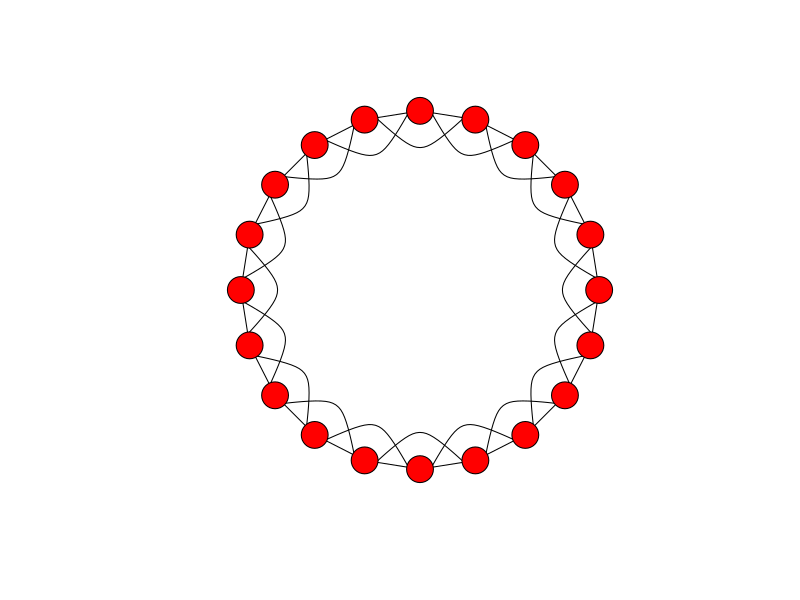
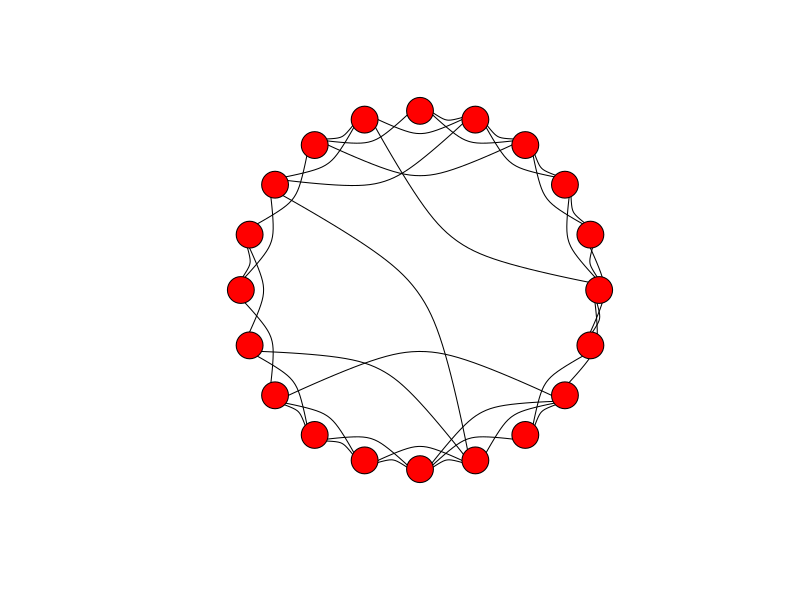
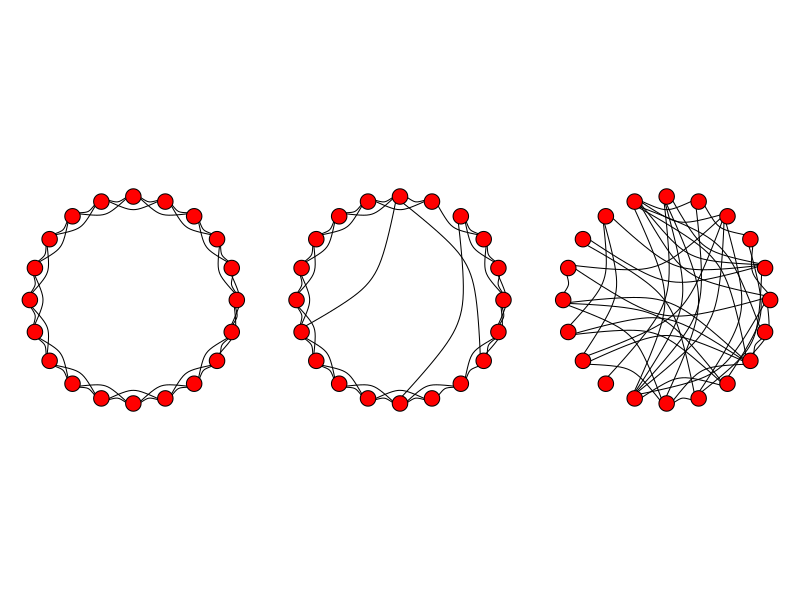
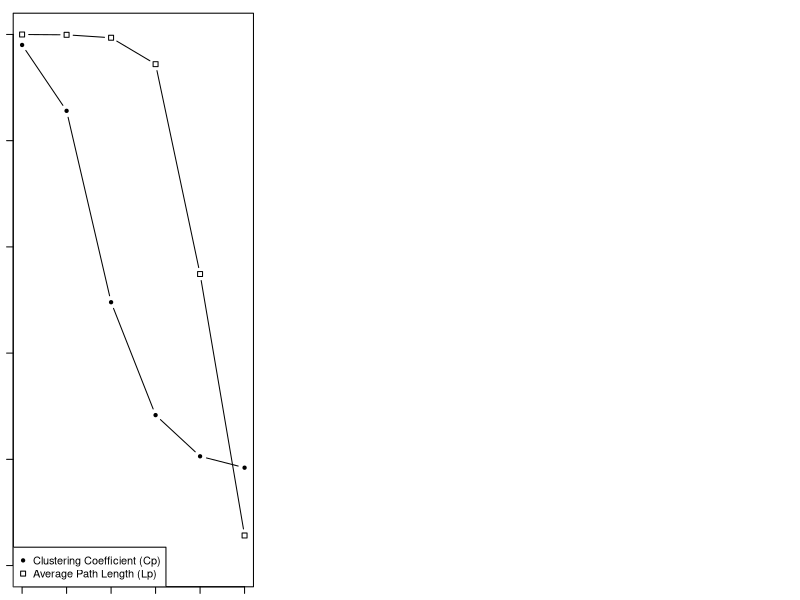

Recreate these plots in R, in order.
## ---- chunk 1
library(knitr)
knitr::opts_chunk$set(fig.width=4, fig.height=3.5, message=F) 
set.seed(2)
## ---- chunk 2
library(igraph)
lat=make_lattice(dimvector=20, nei=2, circular=T) #dimvector=20 means 20 nodes in a line. nei=2 means connect up to neighbor of neighbor. circular=T means connect the ends to make a ring.
## ---- chunk 3
plot(lat, layout=layout.circle, edge.curved=c(rep(0,20), 1, -1, -1, rep(1,17)), vertex.color="red", edge.color="black", vertex.label="")
## ---- chunk 4
g.new=rewire(lat, with=each_edge(p=0.1, loops=F))
plot(g.new, layout=layout.circle, edge.curved=T, vertex.color="red", edge.color="black", vertex.label="")
## ---- chunk 5
# First create the lattice
lat=make_lattice(dimvector=c(20), nei=2, circular=T)
# Next make rewired version with low p (e.g., p = 0.1)
g1=rewire(lat, with=each_edge(p=0.1, loops=F))
# Finally, make the rewired version with p = 1
g2=rewire(lat, with=each_edge(p=1, loops=F))
# Make a plot with three figures lined up in a row
par(mfrow=c(1,3), mar=c(1,1,1,1))
plot(lat, layout=layout.circle, vertex.label="", vertex.color="red", edge.color="black", edge.curved=T)
plot(g1, layout=layout.circle, vertex.label="", vertex.color="red", edge.color="black", edge.curved=T)
plot(g2, layout=layout.circle, vertex.label="", vertex.color="red", edge.color="black", edge.curved=T)
## ---- chunk 6
L=matrix(nrow=25,ncol=6)
C=matrix(nrow=25,ncol=6)
s=c(0.00001,0.0001,0.001,0.01,0.1,1)
lat=make_lattice(dimvector=500, nei=10, circular=T)
for (j in 1:6){
	for (k in 1:25){
	g=rewire(lat, with=each_edge(prob=s[j], loops=F))
	L[k,j]=average.path.length(g)
	C[k,j]=transitivity(g,"localaverage")
}
}

## ---- chunk 7
L0=average.path.length(lat) #average path length of lattice
C0=transitivity(lat, "localaverage") #clustering coefficient of lattice

Lp=L/L0 #The average path length of graph relative to lattice
Cp=C/C0 #The clustering coefficient of graph relative to lattice

## ---- chunk 8
colMeans(Lp)
colMeans(Cp)
## ---- chunk 9
plot(s,colMeans(Lp),type="b",pch=20,log="x",ylim=c(0,1),xlab="p",ylab="") #ylim=c() argument sets the range of the y-axis 
points(s,colMeans(Cp),type="b",pch=0,ylim=c(0,1),xaxt="n",yaxt="n",xlab="",ylab="") #xaxt="n" and yaxt="n" means "don't plot the x-axis or y-axis". This is because we've already drawn these axes in the previous plot. xlab="", ylab="" keeps the axis labels blank as well. 
legend("bottomleft", pch=c(20,0), legend=c("Clustering Coefficient (Cp)", "Average Path Length (Lp)"))
